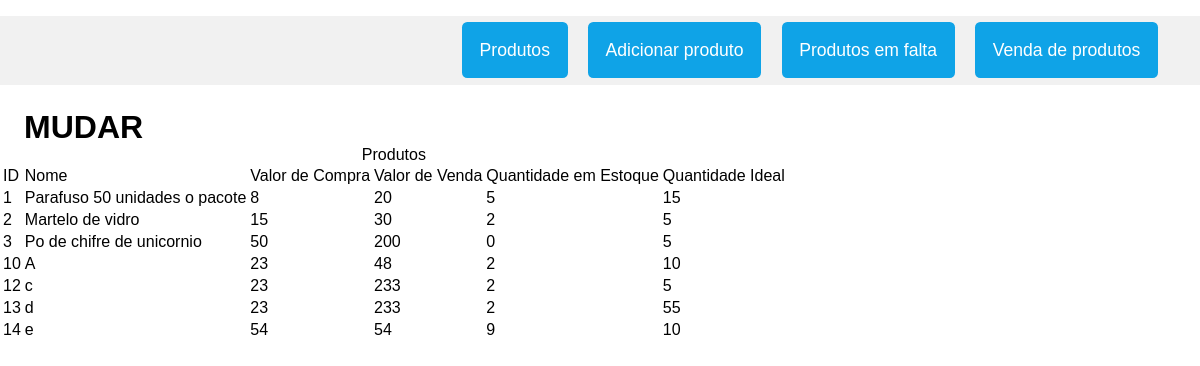
The page /produtos_faltando on the database its author committed.
### db.py (models this page shows)
class Estoque(db.Model):
    __tablename_ = 'produtos'
    id = db.Column(db.Integer, primary_key=True)
    nome = db.Column(db.Text, unique=True)
    valor_compra = db.Column(db.Text)
    valor_venda = db.Column(db.Text)
    quantidade_estoque = db.Column(db.Text)
    quantidade_ideal = db.Column(db.Text)

### views.py (the view)
@app.route('/produtos_faltando')
def produtos_faltando():
    produtos = Estoque.query.all()
    produtos_em_falta = []
    for produto in produtos:
        if int(produto.quantidade_estoque) < int(produto.quantidade_ideal):
            produtos_em_falta.append(produto)
    return render_template('produtos_faltando.html', produtos=produtos_em_falta)

### templates/produtos_faltando.html (shortened to what this page needs)
{% extends "template.html" %}
{% block h1 %}MUDAR{% endblock %}
{% block conteudo%}
<table>
        <caption>Produtos</caption>
        <tr>
            <td>ID</td>
            <td>Nome</td>
            <td>Valor de Compra</td>
            <td>Valor de Venda</td>
            <td>Quantidade em Estoque</td>
            <td>Quantidade Ideal</td>
        </tr>
        {% for produto in produtos %}
        <tr>
            <td>{{ produto.id }}</td>
            <td>{{ produto.nome }}</td>
            <td>{{ produto.valor_compra }}</td>
            <td>{{ produto.valor_venda }}</td>
            <td>{{ produto.quantidade_estoque }}</td>
            <td>{{ produto.quantidade_ideal }}</td>
        </tr>
        {% endfor %}
</table>
{% endblock %}

### static/template.css (style rules this page uses)
body { margin: 0; padding: 0; font-family: sans-serif; }

### rows shown on the page
Estoque: id "1", nome "Parafuso 50 unidades o pacote", valor_compra "8", valor_venda "20", quantidade_estoque "5", quantidade_ideal "15"
Estoque: id "2", nome "Martelo de vidro", valor_compra "15", valor_venda "30", quantidade_estoque "2", quantidade_ideal "5"
Estoque: id "3", nome "Po de chifre de unicornio", valor_compra "50", valor_venda "200", quantidade_estoque "0", quantidade_ideal "5"
Estoque: id "10", nome "A", valor_compra "23", valor_venda "48", quantidade_estoque "2", quantidade_ideal "10"
Estoque: id "12", nome "c", valor_compra "23", valor_venda "233", quantidade_estoque "2", quantidade_ideal "5"
Estoque: id "13", nome "d", valor_compra "23", valor_venda "233", quantidade_estoque "2", quantidade_ideal "55"
Estoque: id "14", nome "e", valor_compra "54", valor_venda "54", quantidade_estoque "9", quantidade_ideal "10"
